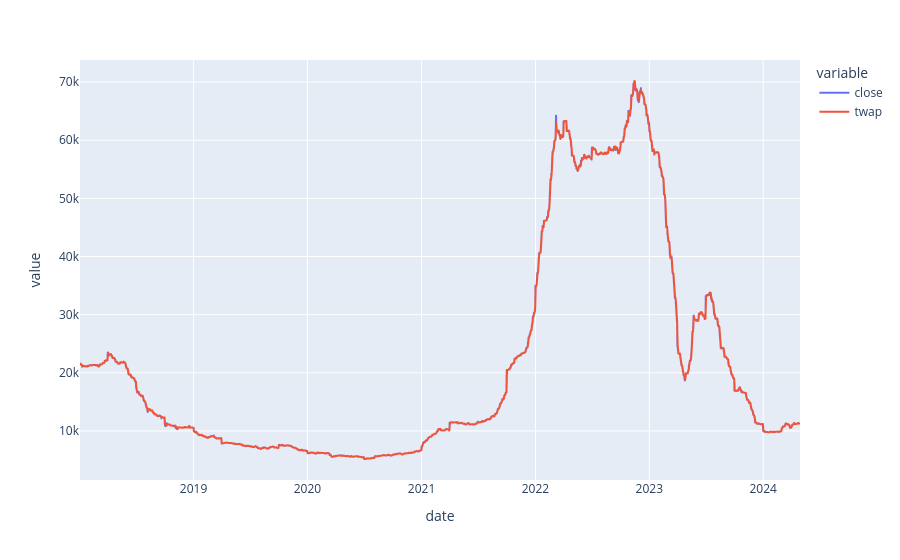

The notebook cell this image was saved under:
### Markdown cell above
## Understanding the Data

Load and plot the data:

### Code cell
df = pd.read_csv(file_name).set_index("date")
df[["close", "twap"]].plot()

### Figure 1 — Plotly figure (JSON) as saved in the notebook; plotly's stock layout.template omitted (floating-point values rounded to 4 significant figures; data arrays with more than 128 entries replaced by an {"elided": "..."} marker saying what was removed)
{"data": [{"hovertemplate": "variable=close<br>date=%{x}<br>value=%{y}<extra></extra>", "legendgroup": "close", "line": {"color": "#636efa", "dash": "solid"}, "marker": {"symbol": "circle"}, "mode": "lines", "name": "close", "showlegend": true, "type": "scattergl", "x": {"elided": "2309 str values"}, "xaxis": "x", "y": {"elided": "2309 float values"}, "yaxis": "y"}, {"hovertemplate": "variable=twap<br>date=%{x}<br>value=%{y}<extra></extra>", "legendgroup": "twap", "line": {"color": "#EF553B", "dash": "solid"}, "marker": {"symbol": "circle"}, "mode": "lines", "name": "twap", "showlegend": true, "type": "scattergl", "x": {"elided": "2309 str values"}, "xaxis": "x", "y": {"elided": "2309 float values"}, "yaxis": "y"}], "layout": {"legend": {"title": {"text": "variable"}, "tracegroupgap": 0}, "margin": {"t": 60}, "xaxis": {"anchor": "y", "domain": [0, 1], "title": {"text": "date"}}, "yaxis": {"anchor": "x", "domain": [0, 1], "title": {"text": "value"}}}}
